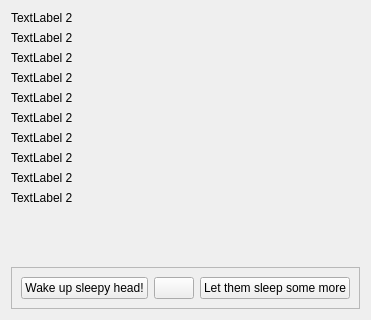
      <widget class="QWidget" name="page_1_quest1">
       <layout class="QVBoxLayout" name="verticalLayout_2">
        <item>
         <widget class="QLabel" name="label_2">
          <property name="sizePolicy">
           <sizepolicy hsizetype="Preferred" vsizetype="Preferred">
            <horstretch>0</horstretch>
            <verstretch>0</verstretch>
           </sizepolicy>
          </property>
          <property name="autoFillBackground">
           <bool>false</bool>
          </property>
          <property name="frameShape">
           <enum>QFrame::NoFrame</enum>
          </property>
          <property name="midLineWidth">
           <number>-2</number>
          </property>
          <property name="text">
           <string>TextLabel 2</string>
          </property>
          <property name="alignment">
           <set>Qt::AlignLeading|Qt::AlignLeft|Qt::AlignTop</set>
          </property>
         </widget>
        </item>
        <item>
         <widget class="QLabel" name="label2_2">
          <property name="sizePolicy">
           <sizepolicy hsizetype="Preferred" vsizetype="Preferred">
            <horstretch>0</horstretch>
            <verstretch>0</verstretch>
           </sizepolicy>
          </property>
          <property name="autoFillBackground">
           <bool>false</bool>
          </property>
          <property name="frameShape">
           <enum>QFrame::NoFrame</enum>
          </property>
          <property name="midLineWidth">
           <number>-2</number>
          </property>
          <property name="text">
           <string>TextLabel 2</string>
          </property>
          <property name="alignment">
           <set>Qt::AlignLeading|Qt::AlignLeft|Qt::AlignTop</set>
          </property>
         </widget>
        </item>
        <item>
         <widget class="QLabel" name="label3_2">
          <property name="sizePolicy">
           <sizepolicy hsizetype="Preferred" vsizetype="Preferred">
            <horstretch>0</horstretch>
            <verstretch>0</verstretch>
           </sizepolicy>
          </property>
          <property name="autoFillBackground">
           <bool>false</bool>
          </property>
          <property name="frameShape">
           <enum>QFrame::NoFrame</enum>
          </property>
          <property name="midLineWidth">
           <number>-2</number>
          </property>
          <property name="text">
           <string>TextLabel 2</string>
          </property>
          <property name="alignment">
           <set>Qt::AlignLeading|Qt::AlignLeft|Qt::AlignTop</set>
          </property>
         </widget>
        </item>
        <item>
         <widget class="QLabel" name="label4_2">
          <property name="sizePolicy">
           <sizepolicy hsizetype="Preferred" vsizetype="Preferred">
            <horstretch>0</horstretch>
            <verstretch>0</verstretch>
           </sizepolicy>
          </property>
          <property name="autoFillBackground">
           <bool>false</bool>
          </property>
          <property name="frameShape">
           <enum>QFrame::NoFrame</enum>
          </property>
          <property name="midLineWidth">
           <number>-2</number>
          </property>
          <property name="text">
           <string>TextLabel 2</string>
          </property>
          <property name="alignment">
           <set>Qt::AlignLeading|Qt::AlignLeft|Qt::AlignTop</set>
          </property>
         </widget>
        </item>
        <item>
         <widget class="QLabel" name="label5_2">
          <property name="sizePolicy">
           <sizepolicy hsizetype="Preferred" vsizetype="Preferred">
            <horstretch>0</horstretch>
            <verstretch>0</verstretch>
           </sizepolicy>
          </property>
          <property name="autoFillBackground">
           <bool>false</bool>
          </property>
          <property name="frameShape">
           <enum>QFrame::NoFrame</enum>
          </property>
          <property name="midLineWidth">
           <number>-2</number>
          </property>
          <property name="text">
           <string>TextLabel 2</string>
          </property>
          <property name="alignment">
           <set>Qt::AlignLeading|Qt::AlignLeft|Qt::AlignTop</set>
          </property>
         </widget>
        </item>
        <item>
         <widget class="QLabel" name="label6_2">
          <property name="sizePolicy">
           <sizepolicy hsizetype="Preferred" vsizetype="Preferred">
            <horstretch>0</horstretch>
            <verstretch>0</verstretch>
           </sizepolicy>
          </property>
          <property name="autoFillBackground">
           <bool>false</bool>
          </property>
          <property name="frameShape">
           <enum>QFrame::NoFrame</enum>
          </property>
          <property name="midLineWidth">
           <number>-2</number>
          </property>
          <property name="text">
           <string>TextLabel 2</string>
          </property>
          <property name="alignment">
           <set>Qt::AlignLeading|Qt::AlignLeft|Qt::AlignTop</set>
          </property>
         </widget>
        </item>
        <item>
         <widget class="QLabel" name="label7_2">
          <property name="sizePolicy">
           <sizepolicy hsizetype="Preferred" vsizetype="Preferred">
            <horstretch>0</horstretch>
            <verstretch>0</verstretch>
           </sizepolicy>
          </property>
          <property name="autoFillBackground">
           <bool>false</bool>
          </property>
          <property name="frameShape">
           <enum>QFrame::NoFrame</enum>
          </property>
          <property name="midLineWidth">
           <number>-2</number>
          </property>
          <property name="text">
           <string>TextLabel 2</string>
          </property>
          <property name="alignment">
           <set>Qt::AlignLeading|Qt::AlignLeft|Qt::AlignTop</set>
          </property>
         </widget>
        </item>
        <item>
         <widget class="QLabel" name="label8_2">
          <property name="sizePolicy">
           <sizepolicy hsizetype="Preferred" vsizetype="Preferred">
            <horstretch>0</horstretch>
            <verstretch>0</verstretch>
           </sizepolicy>
          </property>
          <property name="autoFillBackground">
           <bool>false</bool>
          </property>
          <property name="frameShape">
           <enum>QFrame::NoFrame</enum>
          </property>
          <property name="midLineWidth">
           <number>-2</number>
          </property>
          <property name="text">
           <string>TextLabel 2</string>
          </property>
          <property name="alignment">
           <set>Qt::AlignLeading|Qt::AlignLeft|Qt::AlignTop</set>
          </property>
         </widget>
        </item>
        <item>
         <widget class="QLabel" name="label9_2">
          <property name="sizePolicy">
           <sizepolicy hsizetype="Preferred" vsizetype="Preferred">
            <horstretch>0</horstretch>
            <verstretch>0</verstretch>
           </sizepolicy>
          </property>
          <property name="autoFillBackground">
           <bool>false</bool>
          </property>
          <property name="frameShape">
           <enum>QFrame::NoFrame</enum>
          </property>
          <property name="midLineWidth">
           <number>-2</number>
          </property>
          <property name="text">
           <string>TextLabel 2</string>
          </property>
          <property name="alignment">
           <set>Qt::AlignLeading|Qt::AlignLeft|Qt::AlignTop</set>
          </property>
         </widget>
        </item>
        <item>
         <widget class="QLabel" name="label10_2">
          <property name="sizePolicy">
           <sizepolicy hsizetype="Preferred" vsizetype="Preferred">
            <horstretch>0</horstretch>
            <verstretch>0</verstretch>
           </sizepolicy>
          </property>
          <property name="autoFillBackground">
           <bool>false</bool>
          </property>
          <property name="frameShape">
           <enum>QFrame::NoFrame</enum>
          </property>
          <property name="midLineWidth">
           <number>-2</number>
          </property>
          <property name="text">
           <string>TextLabel 2</string>
          </property>
          <property name="alignment">
           <set>Qt::AlignLeading|Qt::AlignLeft|Qt::AlignTop</set>
          </property>
         </widget>
        </item>
        <item>
         <widget class="QFrame" name="ButtonUpperSpace">
          <property name="minimumSize">
           <size>
            <width>0</width>
            <height>50</height>
           </size>
          </property>
          <property name="maximumSize">
           <size>
            <width>16777215</width>
            <height>50</height>
           </size>
          </property>
          <property name="frameShadow">
           <enum>QFrame::Raised</enum>
          </property>
         </widget>
        </item>
        <item>
         <widget class="QFrame" name="Buttonframe">
          <property name="frameShape">
           <enum>QFrame::StyledPanel</enum>
          </property>
          <property name="frameShadow">
           <enum>QFrame::Raised</enum>
          </property>
          <layout class="QHBoxLayout" name="horizontalLayout_2">
           <item>
            <widget class="QPushButton" name="btn1">
             <property name="text">
              <string>Wake up sleepy head!</string>
             </property>
            </widget>
           </item>
           <item>
            <widget class="QPushButton" name="btn2">
             <property name="text">
              <string/>
             </property>
            </widget>
           </item>
           <item>
            <widget class="QPushButton" name="btn3">
             <property name="text">
              <string>Let them sleep some more</string>
             </property>
            </widget>
           </item>
          </layout>
         </widget>
        </item>
       </layout>
      </widget>
